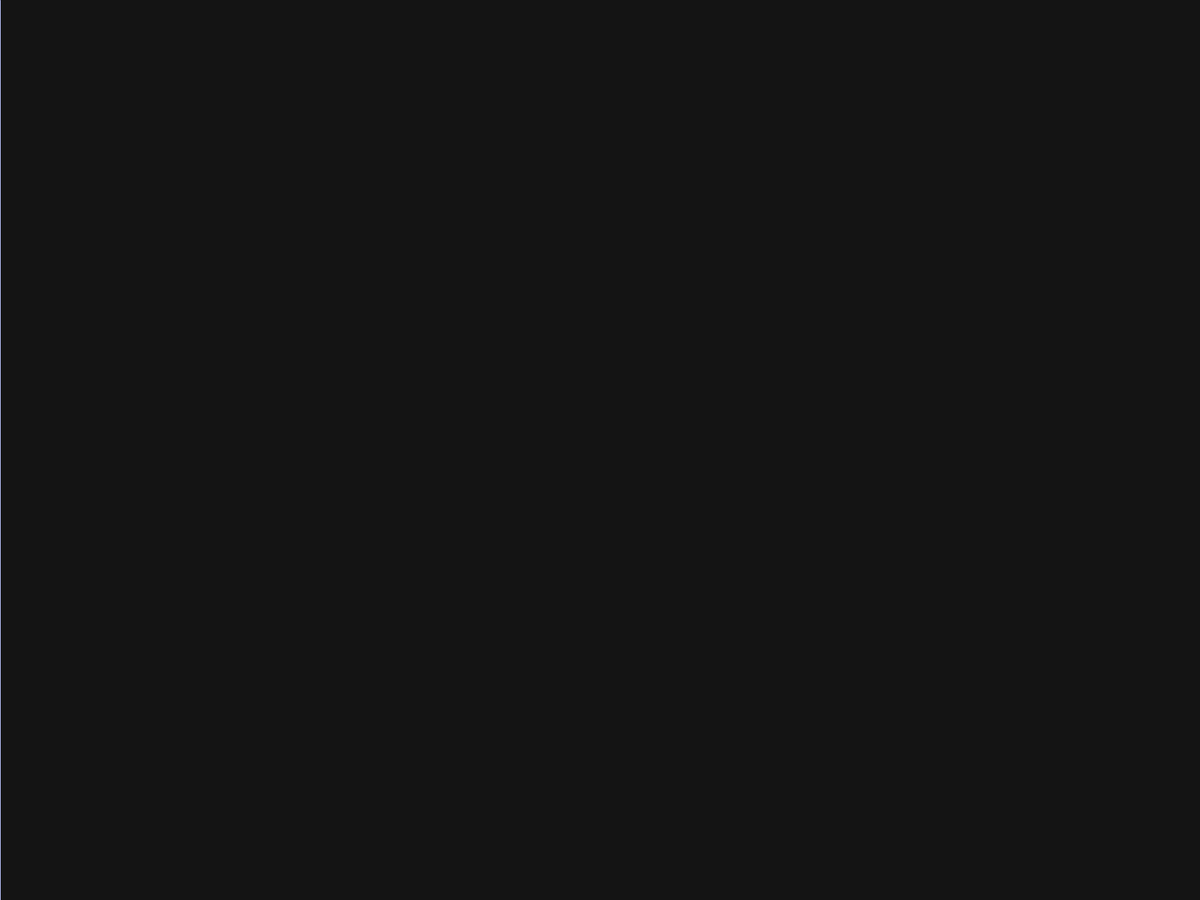
Frame 1 (no input)
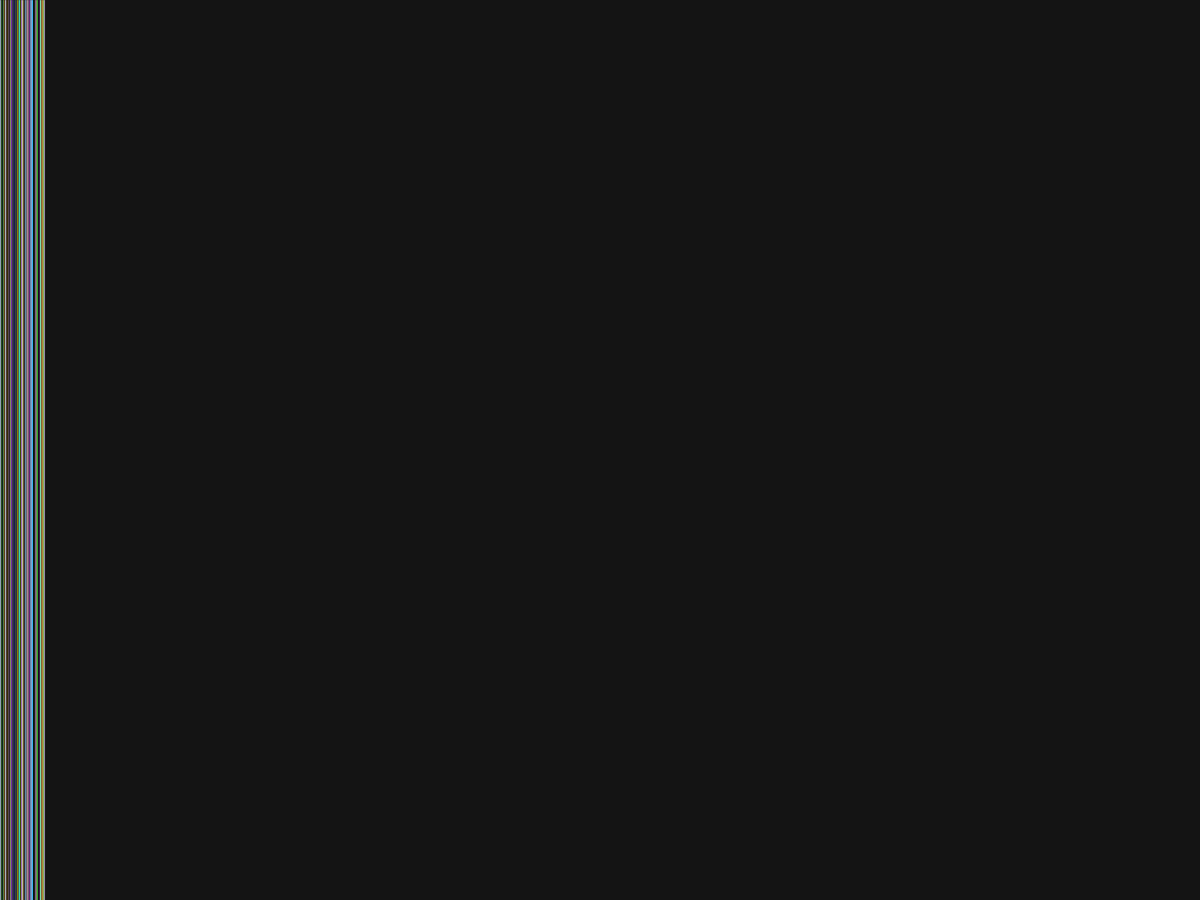
Frame 60 (the mouse pressed at the canvas centre just before this capture)
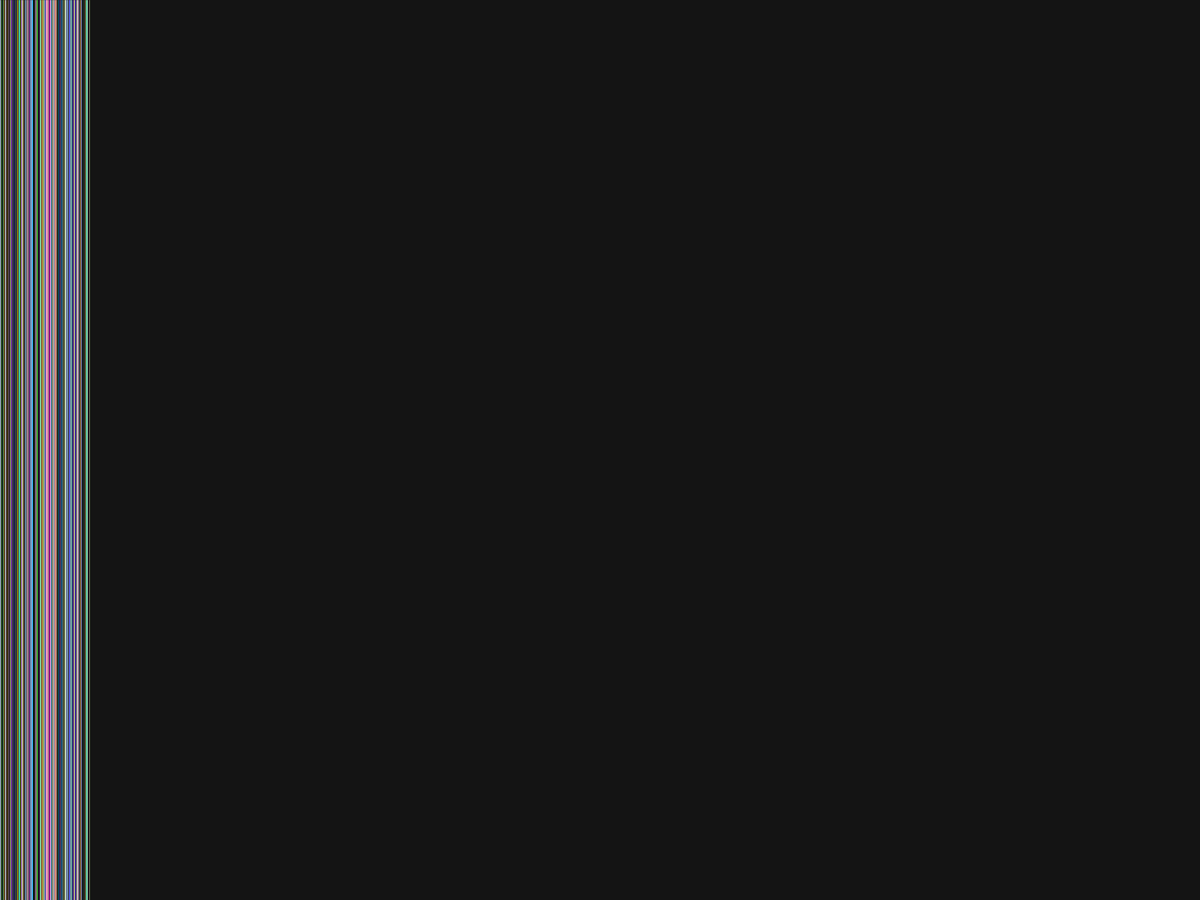
Frame 120 (the mouse held since frame 60 and released just before this capture)

The Processing sketch that drew these frames (run headless with seeded random() and noise(); from frame 60 on, the mouse is pressed at the canvas centre):

// Processing sketch: exo_5_2
// ── exo_5_2.pde
float y0;
float y1;
float x;
void setup() {
  fullScreen();
  background(20, 20, 20);
  colorMode(HSB,360,100,100,255);
  y0=0;
  y1=height;
  x=0;
}

void draw (){
  float teinte=random(0,360);
  float sat=random(0,100);
  float lum=random(0,100);
  //float alpha = 55;
  stroke(teinte, sat, lum);
  line(x, y0, x, y1);
  x=(x+1)%width;
  
}
